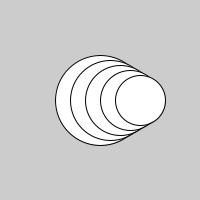
Frame 1 (no input)
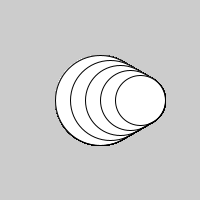
Frame 60 (the mouse pressed at the canvas centre just before this capture)
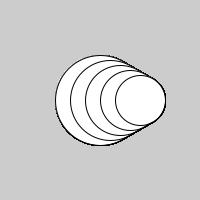
Frame 120 (the mouse held since frame 60 and released just before this capture)

The Processing sketch that drew these frames (run headless with seeded random() and noise(); from frame 60 on, the mouse is pressed at the canvas centre):

// Processing sketch: Opdracht_9_6
// ── Opdracht_9_6.pde
void setup(){
  size(200,200);
}

void draw(){
  for(int i=0; i<5; i++){
    ellipse(100 + i*10,100,90 - i*10,90 - i*10);
  }
}
